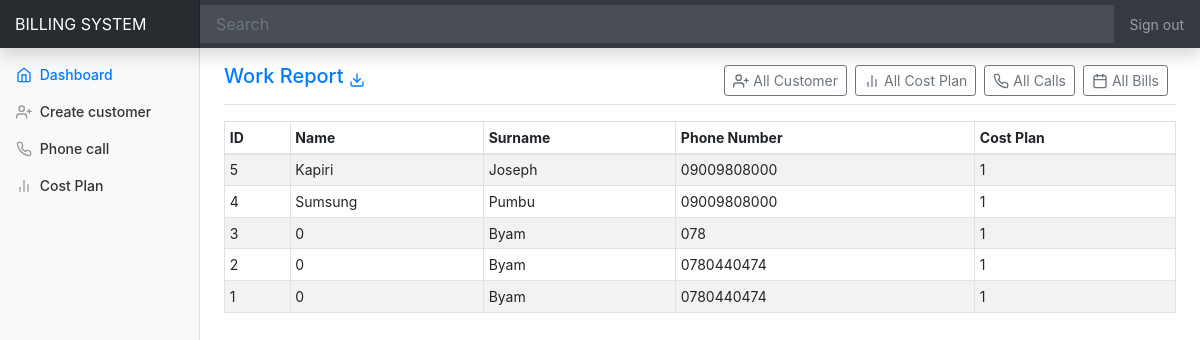
Screenshot of /?request=customers with the database file from the repository.
### tables this page shows
CREATE TABLE `customer` (
  `CustomerID` int(11) NOT NULL,
  `name` varchar(44) DEFAULT NULL,
  `surname` varchar(44) DEFAULT NULL,
  `phoneNumber` varchar(44) DEFAULT NULL,
  `costPlan` int(11) DEFAULT NULL
);

### core/db.php (called while the page is built, shortened)
<?php
class DB{
    private $dbHost     = "localhost";
    private $dbUsername = "root";
    private $dbPassword = "";
    private $dbName     = "active_db";
    public function __construct(){
        if(!isset($this->db)){
            $conn = new mysqli($this->dbHost, $this->dbUsername, $this->dbPassword, $this->dbName);
            if($conn->connect_error){
                die("Failed to connect with MySQL: " . $conn->connect_error);
            }else{
                $this->db = $conn;
            }
        }
    }
    public function getRows($table,$conditions = array()){
        $sql = 'SELECT ';
        $sql .= array_key_exists("select",$conditions)?$conditions['select']:'*';
        $sql .= ' FROM '.$table;
        if(array_key_exists("order_by",$conditions)){
            $sql .= ' ORDER BY '.$conditions['order_by'];
        }
        $result = $this->db->query($sql);
        if(array_key_exists("return_type",$conditions) && $conditions['return_type'] != 'all'){
            switch($conditions['return_type']){
                case 'count':
                    $data = $result->num_rows;
                    break;
                case 'single':
                    $data = $result->fetch_assoc();
                    break;
                default:
                    $data = '';
            }
        }else{
            if($result->num_rows > 0){
                while($row = $result->fetch_assoc()){
                    $data[] = $row;
                }
            }
        }
        return !empty($data)?$data:false;
    }
}

### index.php (the view, shortened to what this page needs)
<?php
require_once 'core/db.php';
$db = new db();
?>
<!doctype html>
<html lang="en">
<head>
<link href="dist/css/bootstrap.min.css" rel="stylesheet">
    <link href="dashboard.css" rel="stylesheet">
  </head>
  <body>
  <nav class="navbar navbar-dark fixed-top bg-dark flex-md-nowrap p-0 shadow">
  <a class="navbar-brand col-sm-3 col-md-2 mr-0 text-uppercase" href="#">Billing System</a>
  <input class="form-control form-control-dark w-100" type="text" placeholder="Search" aria-label="Search">
  <ul class="navbar-nav px-3">
    <li class="nav-item text-nowrap">
      <a class="nav-link" href="#">Sign out</a>
    </li>
  </ul>
</nav>
<div class="container-fluid">
  <div class="row">
    <nav class="col-md-2 d-none d-md-block bg-light sidebar">
      <div class="sidebar-sticky">
        <ul class="nav flex-column">
          <li class="nav-item">
            <a class="nav-link active" href="index.php">
              <span data-feather="home"></span>
              Dashboard <span class="sr-only">(current)</span>
            </a>
          </li>
          <li class="nav-item">
            <a class="nav-link" href="" data-toggle="modal" data-target="#customer">
              <span data-feather="user-plus"></span>
              Create customer
            </a>
          </li>
          <li class="nav-item">
            <a class="nav-link" href="#" data-toggle="modal" data-target="#phone-call">
              <span data-feather="phone"></span>
              Phone call
            </a>
          </li>
          <li class="nav-item">
            <a class="nav-link" href="#" data-toggle="modal" data-target="#cost-plan">
              <span data-feather="bar-chart-2"></span>
              Cost Plan
            </a>
          </li>
        </ul>
      </div>
    </nav>
    <main role="main" class="col-md-9 ml-sm-auto col-lg-10 px-4">
      <div class="d-flex justify-content-between flex-wrap flex-md-nowrap align-items-center pt-3 pb-2 mb-3 border-bottom">
        <h5 ><a href="work-report.pdf"> Work Report <span data-feather="download"></span> </a></h5>
        <div class="btn-toolbar mb-2 mb-md-0">
          <div class="btn-group mr-2">
            <a type="button" class="btn btn-sm btn-outline-secondary" href="?request=customers">
              <span data-feather="user-plus"></span>
            All Customer</a>
          </div>
          <div class="btn-group mr-2">
            <a type="button" class="btn btn-sm btn-outline-secondary" href="?request=costplans">
              <span data-feather="bar-chart-2"></span>
            All Cost Plan</a>
          </div>
          <div class="btn-group mr-2">
            <a type="button" class="btn btn-sm btn-outline-secondary" href="?request=calls">
              <span data-feather="phone"></span>
            All Calls</a>
          </div>
          <div class="btn-group mr-2">
            <a type="button" class="btn btn-sm btn-outline-secondary" href="?request=bill">
              <span data-feather="calendar"></span>
            All Bills</a>
          </div>
        </div>
      </div>
      <div class="table-responsive">
 <?php
            if (isset($_REQUEST['request']))
                  {
                    if ($_REQUEST['request']=='bill')
                    {
                       $condition =array
                (
                  'order_by'=>'id desc'
                );
          $bills = $db->getRows('bill',$condition);
?>
        <table class="table table-bordered table-striped table-sm">
          <thead>
            <tr>
              <th>Customer</th>
              <th>Month</th>
              <th>Year</th>
             <th>Total Bill</th>
            </tr>
          </thead>
          <tbody>
             <?php if(!empty($bills)): $count = 0; foreach($bills as $bill): $count++; ?>
            <tr>
             <?php
                 $condition =array
                  (
                    'order_by'=>'CustomerID desc',
                    'where'=>array('CustomerId' => $bill['CustomerId'] ),
                    'select'=>'name,surname'
                  );
                 $customers = $db->getRows('customer',$condition);
                  if(!empty($customers)) :  foreach($customers as $list):
             ?>
              <td><?php echo  $list['name']."  ".$list['name']; ?></td>
        <?php endforeach; else: ?>
              <?php endif; ?>
              <td> <?php  echo $bill['Month_Bill']; ?></td>
              <td> <?php echo $bill['Year_Bill']; ?></td>
              <td> <?php echo $bill['amount']; ?></td>
              <?php endforeach; else:  echo date('n')."/".date('Y') ?>
              <?php endif; ?>
            </tr>
          </tbody>
        </table>
<?php
   } elseif ($_REQUEST['request']=='customers') {
      $condition =array
                (
                  'order_by'=>'CustomerID desc'
                );
          $customers = $db->getRows('customer',$condition);
?>
     <table class="table table-bordered table-striped table-sm">
          <thead>
            <tr>
              <th>ID</th>
              <th>Name</th>
              <th>Surname</th>
              <th>Phone Number</th>
              <th>Cost Plan</th>
            </tr>
          </thead>
          <tbody>
              <?php if(!empty($customers)): $count = 0; foreach($customers as $cust): $count++; ?>
            <tr>
              <td> <?php echo $cust['CustomerID']; ?></td>
              <td> <?php echo $cust['name']; ?></td>
              <td> <?php echo $cust['surname']; ?></td>
              <td> <?php echo $cust['phoneNumber']; ?></td>
              <td> <?php echo $cust['costPlan']; ?></td>
              <?php endforeach; else: ?>
              <?php endif; ?>
            </tr>
          </tbody>
        </table>
      <?php
   }
   }
?>
      </div>
    </main>
  </div>
</div>
        <script src="dashboard.js"></script></body>
</html>

### dashboard.css (style rules this page uses)
body { font-size: .875rem; }
.feather { width: 16px; height: 16px; vertical-align: text-bottom; }
.sidebar { position: fixed; top: 0; bottom: 0; left: 0; z-index: 100; padding: 48px 0 0; box-shadow: inset -1px 0 0 rgba(0, 0, 0, .1); }
.sidebar-sticky { position: relative; top: 0; height: calc(100vh - 48px); padding-top: .5rem; overflow-x: hidden; overflow-y: auto; }
.sidebar .nav-link { font-weight: 500; color: #333; }
.sidebar .nav-link .feather { margin-right: 4px; color: #999; }
.sidebar .nav-link.active { color: #007bff; }
.sidebar .nav-link:hover .feather, .sidebar .nav-link.active .feather { color: inherit; }
[role="main"] { padding-top: 133px; }
@media (min-width: 768px) { [role="main"] { padding-top: 48px; } }
.navbar-brand { padding-top: .75rem; padding-bottom: .75rem; font-size: 1rem; background-color: rgba(0, 0, 0, .25); box-shadow: inset -1px 0 0 rgba(0, 0, 0, .25); }
.navbar .form-control { padding: .75rem 1rem; border-width: 0; border-radius: 0; }
.form-control-dark { color: #fff; background-color: rgba(255, 255, 255, .1); border-color: rgba(255, 255, 255, .1); }

### rows the page displays
customer: CustomerID "5", name "Kapiri", surname "Joseph", phoneNumber "09009808000", costPlan "1"
customer: CustomerID "4", name "Sumsung", surname "Pumbu", phoneNumber "09009808000", costPlan "1"
customer: CustomerID "3", name "0", surname "Byam", phoneNumber "078", costPlan "1"
customer: CustomerID "2", name "0", surname "Byam", phoneNumber "0780440474", costPlan "1"
customer: CustomerID "1", name "0", surname "Byam", phoneNumber "0780440474", costPlan "1"
